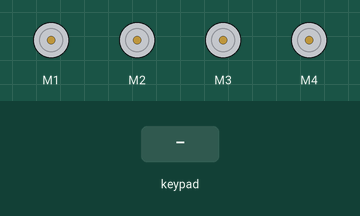
The sketch below on a simulated Arduino Uno, built with avr-gcc and run on an emulated ATmega328P. Shown: 4 × DC motor (green arrow = forward, orange = backward, longer = faster). The test bench sets the inputs (shaded band).

Above: at 1.2 s.
1.3 s: key 'U' pressed
At 1.5 s:
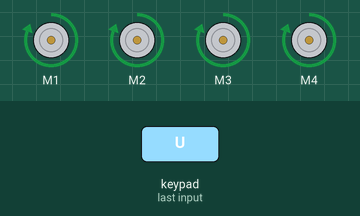
3.2 s: key 'D' pressed
At 3.4 s:
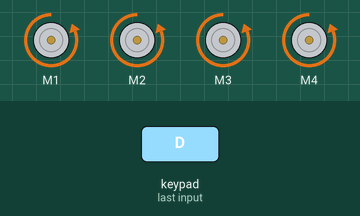
Timing chart, 0 to 6.2 s (numbered marks = the images above; inputs shaded):
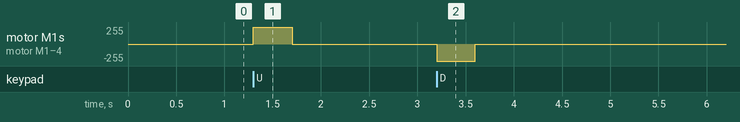

The sketch:

car.ino
```cpp
#include <AFMotor.h>
#include <Dabble.h>

static inline int8_t sgn(int val) {
  if (val < 0) return -1;
  if (val == 0) return 0;
  return 1;
}

#define MOTORS 4
#define MOTOR_UPPER_LEFT 1
#define MOTOR_UPPER_RIGHT 2
#define MOTOR_LOWER_LEFT 3
#define MOTOR_LOWER_RIGHT 4
#define PIN_BLUETOOTH_TX A0
#define PIN_BLUETOOTH_RX A1
#define AXIS_LIMIT 7
#define SPEED_MIN 85
#define SPEED_MAX 255
#define SPEED_LIMIT (SPEED_MAX - SPEED_MIN)
#define DIRECTION_LIMIT 100

AF_DCMotor motors[] = {
  AF_DCMotor(MOTOR_UPPER_LEFT, MOTOR12_64KHZ),
  AF_DCMotor(MOTOR_UPPER_RIGHT, MOTOR12_64KHZ),
  AF_DCMotor(MOTOR_LOWER_LEFT, MOTOR12_64KHZ),
  AF_DCMotor(MOTOR_LOWER_RIGHT, MOTOR12_64KHZ)
};
int directions[] = { -1, 1, -1, 1 };

void setup() {
  Dabble.begin(9600, PIN_BLUETOOTH_RX, PIN_BLUETOOTH_TX);
}

void loop() {
  Dabble.processInput();

  float yAxis = GamePad.getYaxisData();
  float xAxis = GamePad.getXaxisData();
  int speed = map(yAxis, -AXIS_LIMIT, AXIS_LIMIT, -SPEED_LIMIT, SPEED_LIMIT);
  int direction = map(xAxis, -AXIS_LIMIT, AXIS_LIMIT, -DIRECTION_LIMIT, DIRECTION_LIMIT);
  int rawSpeed = speed == 0 ? 0 : SPEED_MIN + abs(speed);

  for (int i = 0; i < MOTORS; i++) {
    int friction = sgn(direction) == directions[i] ? rawSpeed * abs(direction) / 100 : 0;
    motors[i].setSpeed(rawSpeed - friction);
    motors[i].run(speed > 0 ? FORWARD : speed < 0 ? BACKWARD : RELEASE);
  }
}
```

Measured:
- after the input at 1.3 s, motor M1–4: stopped → forward 255/255 at once, → stopped 0.40 s later
- after the input at 3.2 s, motor M1–4: stopped → backward 255/255 at once, → stopped 0.40 s later
